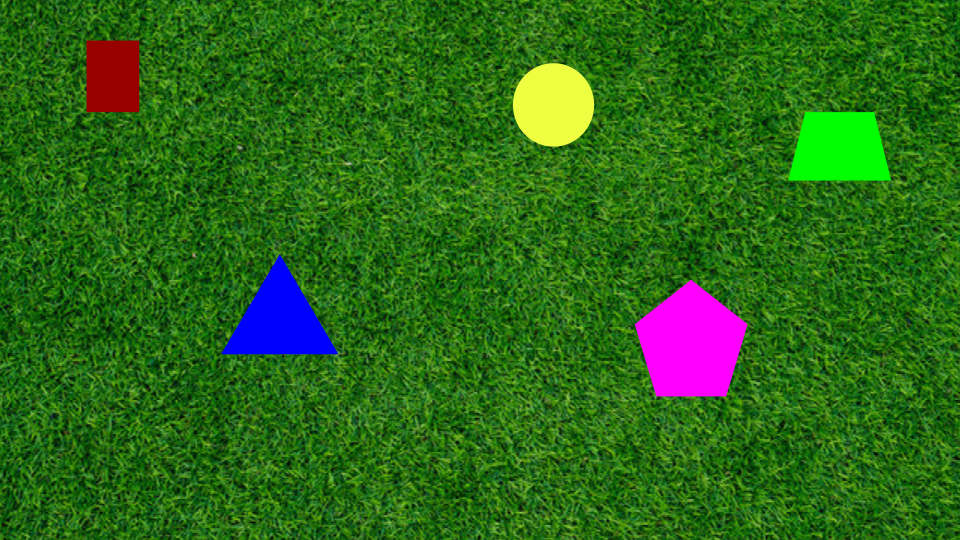
#> input picture Assets/Part_1.png, 960 x 540 px
$ python Part_1.py
#> lines starting #> are read from the running program, lines starting #| are printed output that depends on the picture; after the words box and inside, x2 and y2 are one past the last pixel; in counts of white or black regions, pixels touching at a corner belong together
import cv2 # OpenCV
import numpy as np # Mathematics

# Reads Static Image
img = cv2.imread("Assets/Part_1.png", cv2.IMREAD_COLOR)
#> img is the input picture: shape (540, 960, 3); mean B, G, R 24.5, 104.6, 44

# Applies Gaussian Blur to reduce background noise
blur = cv2.GaussianBlur(img, (9, 9), 1.4)

# Applies Canny Edge Detector
edges = cv2.Canny(blur, threshold1=100, threshold2=200)
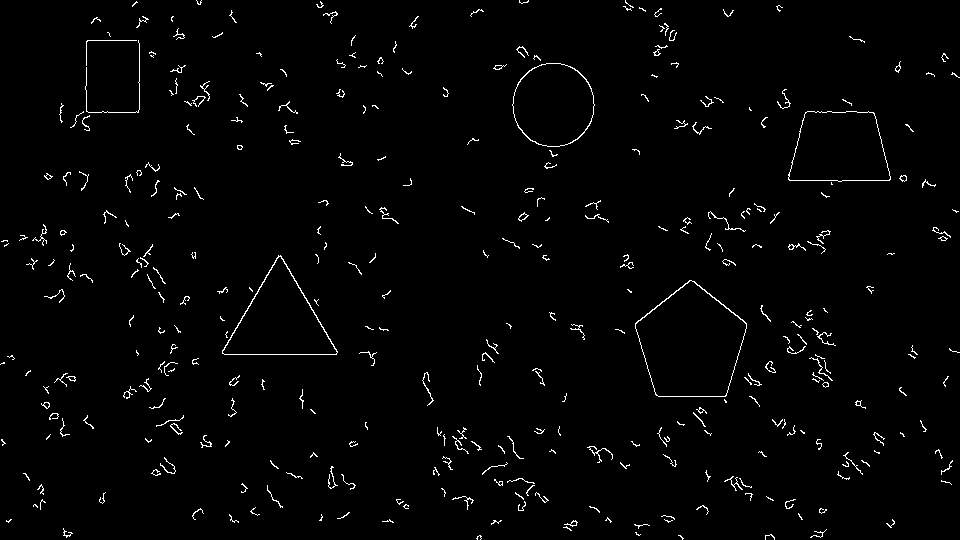
#> edges: shape (540, 960); 1.8% white in thin lines or dots

# Close small gaps so each object's outline is one contour
closed = cv2.morphologyEx(edges, cv2.MORPH_CLOSE, np.ones((5, 5), np.uint8))
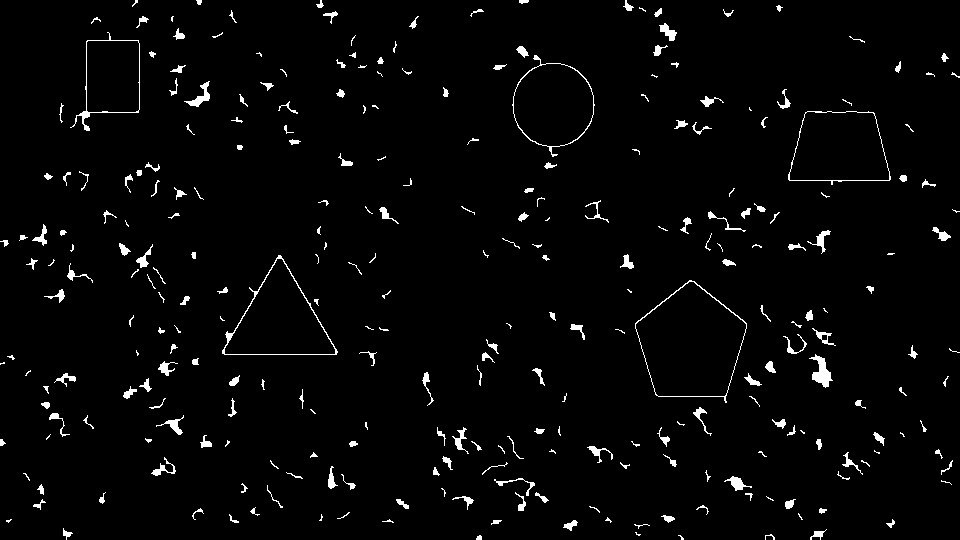
#> closed: shape (540, 960); 2.6% white; 287 white regions (89 under 20 px)
contours, _ = cv2.findContours(closed, cv2.RETR_EXTERNAL, cv2.CHAIN_APPROX_SIMPLE)
#> contours = 287 contours, 165 with area under 20; largest, box (x1, y1, x2, y2) and area: (635, 280, 747, 403) 9138, (222, 255, 338, 355) 5998, (788, 111, 891, 185) 5900, (512, 55, 595, 157) 5386, (70, 32, 140, 131) 3900

out = img.copy()
min_area = 1000 # Filters out background contours

for i, cnt in enumerate(contours):
    area = cv2.contourArea(cnt)
    if area < min_area:
        continue

    M = cv2.moments(cnt)
    if M["m00"] == 0:
        continue

    cx = int(M["m10"] / M["m00"])
    cy = int(M["m01"] / M["m00"])
    print(f"Object {i}: center of mass = ({cx}, {cy}), area = {area:.0f}")

    cv2.drawContours(out, [cnt], -1, (255, 255, 255), 2)
    cv2.circle(out, (cx, cy), 5, (0, 0, 0), -1)
    cv2.putText(out, f"{cx}, {cy}", (cx, cy - 10), cv2.FONT_HERSHEY_SIMPLEX, 0.6, (0, 0, 0), 2)
#> this loop made 287 passes
#> area on passes 5, 6, 8: 48, 33, 60.5
#| Object 147: center of mass = (690, 343), area = 9138
#| Object 157: center of mass = (278, 320), area = 5998
#| Object 228: center of mass = (839, 148), area = 5900
#| Object 257: center of mass = (552, 104), area = 5386
#| Object 268: center of mass = (111, 76), area = 3900
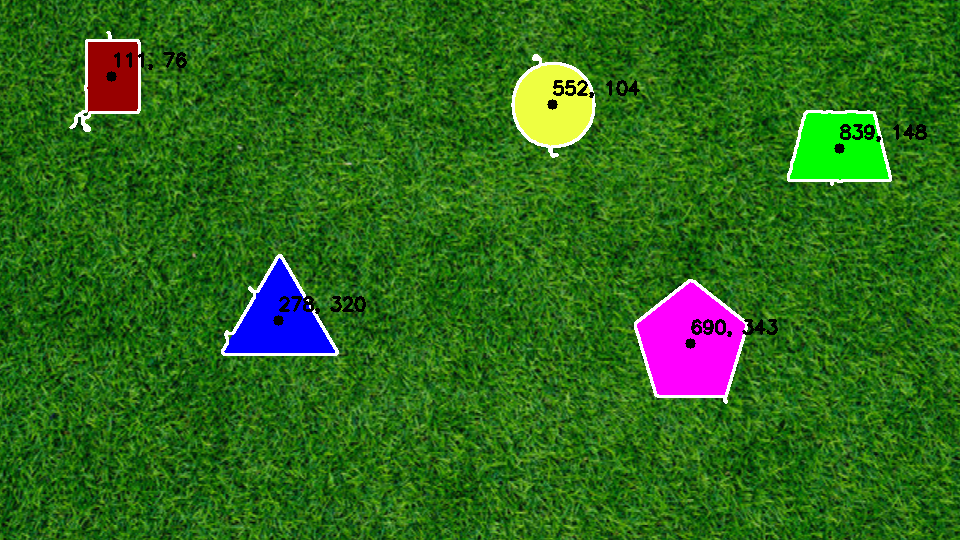
#> out: shape (540, 960, 3); 1.65% of pixels changed, all inside (x1, y1, x2, y2) = (69, 31, 927, 404)

# cv2.imshow("Canny Edge Detection", edges) # for debugging
cv2.imshow("Centers of Mass", out)
cv2.waitKey(0)
cv2.destroyAllWindows()
